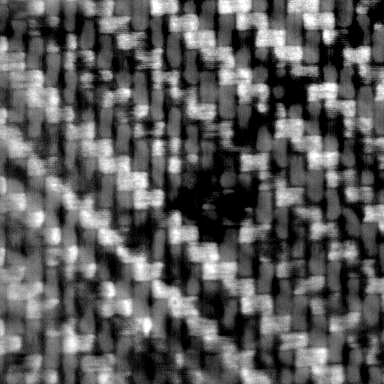
#> input picture Esercizi/prove/4_prova/img1.png, 384 x 384 px
$ python EX3.py
#> lines starting #> are read from the running program, lines starting #| are printed output that depends on the picture; after the words box and inside, x2 and y2 are one past the last pixel; in counts of white or black regions, pixels touching at a corner belong together
import numpy as np
import matplotlib.pyplot as plt
import scipy.ndimage as ndi
import skimage.io as io
import skimage.morphology as morph


if __name__ == "__main__":
    plt.close("all")
    x = io.imread("img1.png")
#> x is the input picture: shape (384, 384); min 0, max 255, mean 90.7
    x = np.float64(x)

    y = io.imread("img2.png")
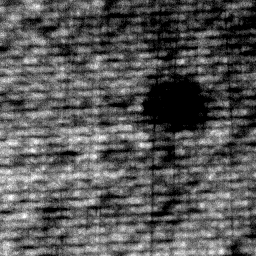
#> input picture Esercizi/prove/4_prova/img2.png, 256 x 256 px
#> y is the input picture: shape (256, 256); min 0, max 255, mean 87
    y = np.float64(y)

    plt.figure()
    plt.imshow(x, clim=None, cmap="gray")

    plt.figure()
    plt.imshow(y, clim=None, cmap="gray")
    raggio = 18
    c = morph.disk(18)

    g1 = ndi.gaussian_filter(x, (10,10)) < 15
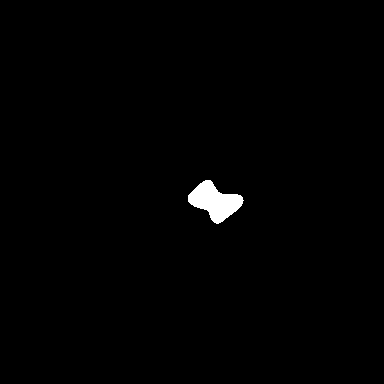
#> g1: shape (384, 384) bool; 0.89% white; 1 white region, box (x1, y1, x2, y2) and area: (188, 180, 244, 224) 1314
    g2 = ndi.gaussian_filter(y, (10,10)) < 15
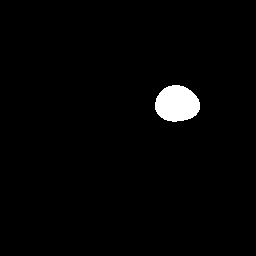
#> g2: shape (256, 256) bool; 2% white; 1 white region, box (x1, y1, x2, y2) and area: (155, 85, 200, 122) 1290

    plt.figure()
    plt.imshow(g1, clim=None, cmap="gray")
    plt.figure()
    plt.imshow(g2, clim=None, cmap="gray")
